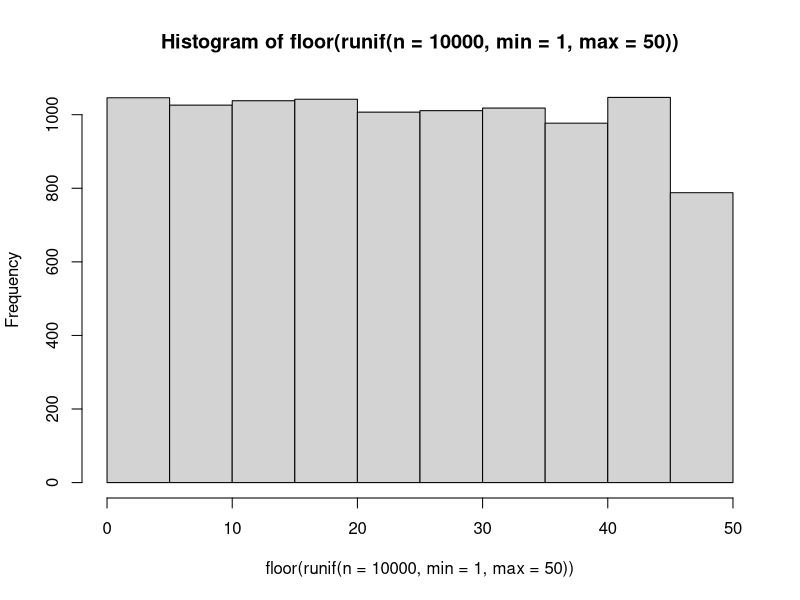
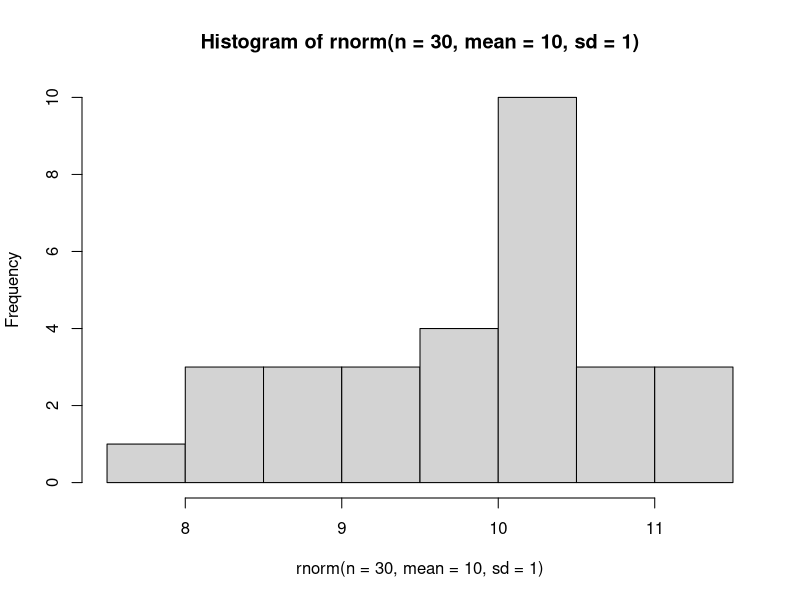
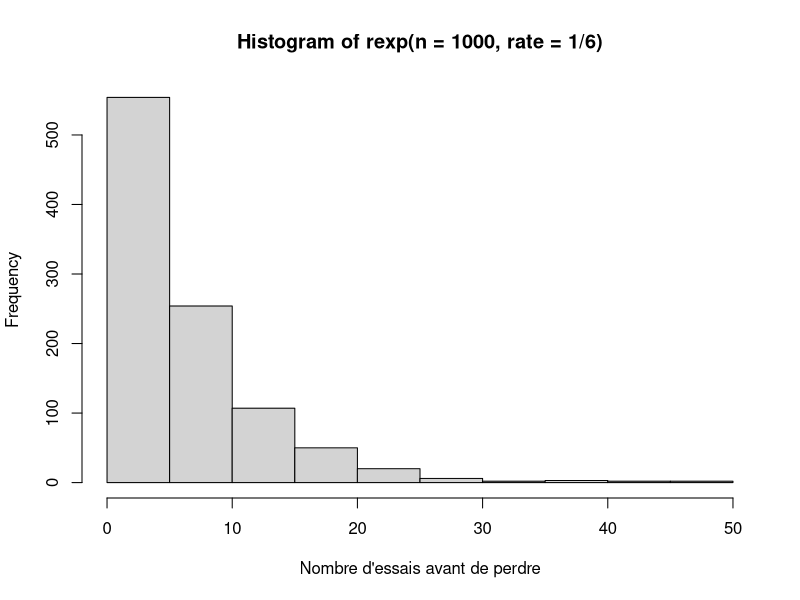
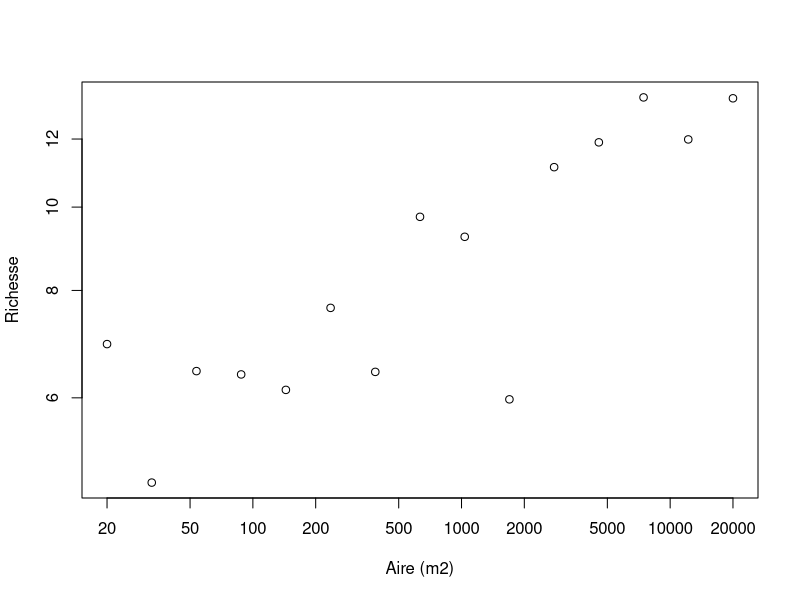
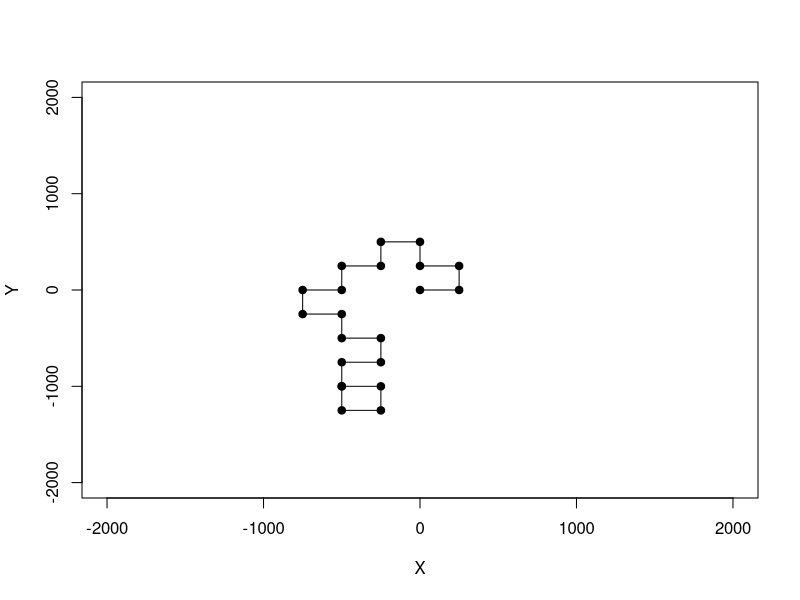

Generate these figures, in order, with R: (Note: this script raises an error after producing the figures.)
## ---- chunk 1
valeurs = c("2", "3", "4", "5", "6", "7", "8", "9", "10", "valet", "reine", "roi", "as")
couleurs = rep(c("pique", "trèfle", "carreau", "coeur"),each = 13)
cartes = paste(valeurs,"-",couleurs)
tirage = function(n, cartes) {
    sample(x = cartes, size = n, replace = FALSE)
}
tirage(3, cartes)
## ---- chunk 2
hist(floor(runif(n = 10000, min = 1, max = 50)))
## ---- chunk 3
hist(rnorm(n = 30, mean = 10, sd = 1))
## ---- chunk 4
rbinom(n = 10, size = 1, prob = 0.5)
## ---- chunk 5
rmultinom(n = 3, size = 1, prob = rep(1/6, 6))
## ---- chunk 6
hist(rexp(n = 1000, rate = 1/6),
xlab = "Nombre d'essais avant de perdre")
## ---- chunk 7
A = 2*10^seq(1, 4, length.out = 15)
c = 3
z = 0.15
S = rnorm(15, mean = c*A^z, sd = 1.5)
plot(A, S, xlab = "Aire (m2)", ylab = "Richesse",
  log = "xy")
## ---- chunk 8
set.seed(1)
p <- 0.55
alea <- runif(n = 1, min = 0, max = 1)
if(alea < p) res = "pile" else res = "face"
res
## ---- chunk 9
nsteps = 20
xy = matrix(0,nr = 21, nc = 2)
xy[1,] = c(0,0)
direction = 0
set.seed(2)
for(step in 2:(nsteps+1)) {
    # Ḑe quel côté tourner ?
    if(runif(1,0,1) < 0.5) {
      # Tourne à droite
      direction = direction + pi/2 
    }
    else {
      # Tourne à gauche  
      direction = direction - pi/2
    }
    # Calcul des nouvelles coordonnées
    xy[step,1] = xy[step-1,1] + sin(direction)*250 
    xy[step,2] = xy[step-1,2] + cos(direction)*250 
}
## ---- chunk 10
plot(xy[,1],xy[,2], type = "l", xlim = c(-2000,2000),ylim = c(-2000,2000),
    xlab = "X", ylab = "Y")
points(xy[,1],xy[,2],pch = 19)
## ---- chunk 11
etats <- c("A", "B", "C", "D", "E")
p = c(0.1, 0.5, 0.2, 0.05, 0.15)
sum(p)

# On utilise cumsum pour calculer la probabilité cumulative
cump <- cumsum(p)
cump
## ---- chunk 12
alea <- runif(1,0,1)
alea
n_etats <- 5; i = 1; plus_petit = FALSE
while(plus_petit == FALSE) {
    if(alea < cump[i]) {
        decision = etats[i]
        plus_petit = TRUE
    }
    else {
        i = i + 1
    }
}
decision
## ---- chunk 13
tirage <- function(p) {
    etats <- c("A", "B", "C", "D", "E")
    res <- rmultinom(n=1,size=1,prob=p)
    etats[which(res==1)]
}
tirage(p)
## ---- chunk 14
x = runif(1000)
system.time(sort(x))
system.time(tri(x))

## ---- chunk 15
n = 2*10^seq(1,3,0.1)
res = numeric(length(n))
for(i in 1:length(res)) {
	x = runif(n[i])
	res[i] = system.time(tri(x))[3]
}
plot(n,res, type = "l", xlab = "Taille", ylab = "Temps")
## ---- chunk 16
f1 <- function(x) {
	taille <- length(x)
	x2 <- numeric(taille)
	for(i in 1:taille) if(x[i] < 0.5) x2[i] <- 1
}
f2 <- function(x) {
	x2 <- x*0
	x2[x<0.5] <- 1
}
## ---- chunk 17
x = runif(1000000)
system.time(f1(x))
system.time(f2(x))
## ---- chunk 18
f1 <- function(x) {
	res <- numeric(ncol(x))
	for(j in 1:ncol(x)) {
		for(i in 1:nrow(x)){
			res[x] = res[j] + x[i,j]
		}
	}
}
X = matrix(runif(100*100),nr=100,nc=100)
## ---- chunk 19
system.time(rowSums(X))
system.time(apply(X,2,sum))
system.time(f1(X))
